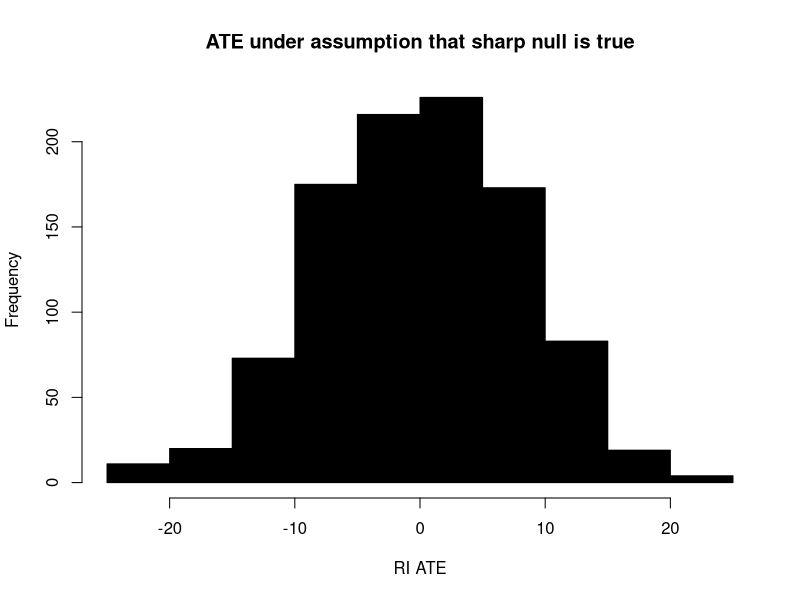
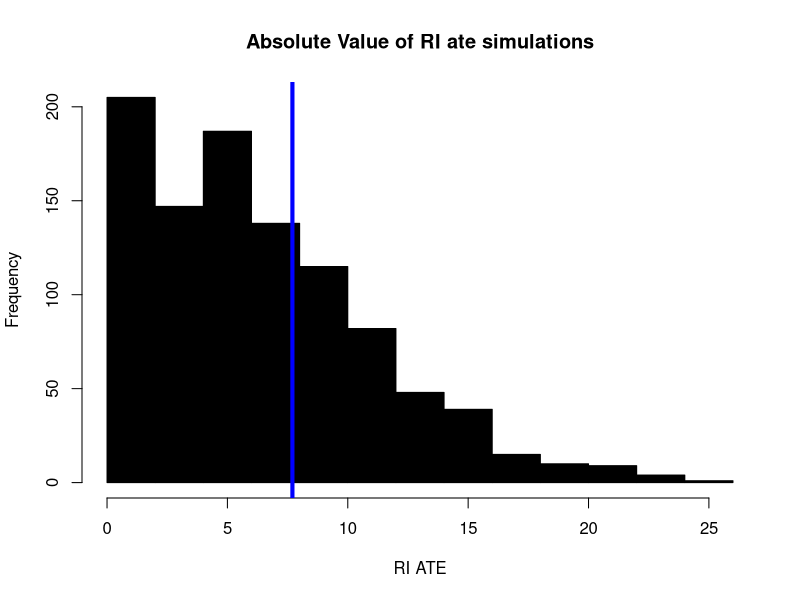

Generate these figures, in order, with R:
## ---- chunk 1
library(data.table)
library(ggplot2)

knitr::opts_chunk$set(dpi = 300)
## ---- chunk 2
randomize <- function(units_per_group) { 
  ## an (unnecessary) function to randomize units into 
  ## treatment and control 
  ## ---
  ## args: 
  ##  - units_per_group: how many zero and one should be returned
  
  assignment_vector <- rep(c('control', 'treatment'), each = units_per_group)
  sample(assignment_vector)
} 
## ---- chunk 3
make_data <- function(number_of_subjects = 40) {
  ## makes data in the same form as earlier worksheets 
  ## returns only the data.table of data 
  
  d <- data.table(id = 1:number_of_subjects)
  d[ , group := c(rep("Man", .N/2),rep("Woman", .N/2))]

  d[ , po_control := c(
    seq(from = 1,  to = 20, length.out = .N/2), 
    seq(from = 51, to = 70, length.out = .N/2))
    ]
  d[ , po_treatment := po_control + 0] 

  d[ , condition := randomize(.N/2)]
  d[ , outcomes := ifelse(condition == 'treatment', po_treatment, po_control)]
}
## ---- chunk 4
ri <- function(simulations = 5000) {
  
  res <- NA   
  
  for(sim in 1:simulations) { 
    res[sim] <- d_experiment[ , .(group_mean = mean(outcomes)), 
                   keyby = .(randomize(20))][ , diff(group_mean)]
  }
  return(res)
}
## ---- chunk 5
set.seed(2)

d <- make_data(number_of_subjects = 40)
d_experiment <- d[ , .(id, outcomes, condition, group)]
## ---- chunk 6
ate <- d[ , mean(outcomes), keyby = .(condition)][ , diff(V1)]
## ---- chunk 7
dist_sharp_null <- ri(simulations = 1000)
## ---- chunk 8
hist(
  dist_sharp_null, 
  col = 'black', 
  xlab = 'RI ATE', 
  main = 'ATE under assumption that sharp null is true'
  )
## ---- chunk 9
p_value <- mean(dist_sharp_null < ate) #p-value
p_value
## ---- chunk 10
hist(
  abs(dist_sharp_null), 
  col = 'black', 
  xlab = 'RI ATE', 
  main = 'Absolute Value of RI ate simulations'
  )
abline(v = abs(ate), col = 'blue', lwd = 4)
## ---- chunk 11
p_value_two_sided <- mean(abs(dist_sharp_null) > abs(ate))
p_value_two_sided
